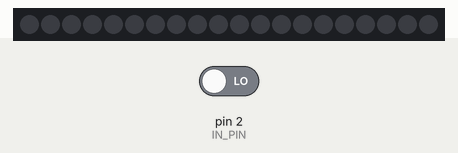
Simulated run of this sketch. Board: Arduino Uno, built with avr-gcc and run on an emulated ATmega328P. On the bench: 20 RGB LEDs in strip order, left to right. The inputs (shaded band) are chosen by the test bench; at power-on: pin 2 (IN_PIN) LOW. Dim RGB values are drawn brighter than linear; colours are those a GRB WS2812 strip shows for the declared byte order.

Above: at 3.2 s.
3.3 s: pin 2 (IN_PIN) driven HIGH
At 5.4 s:
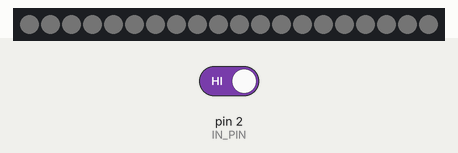
Timing chart, 0 to 6.9 s (numbered marks = the images above; inputs shaded):
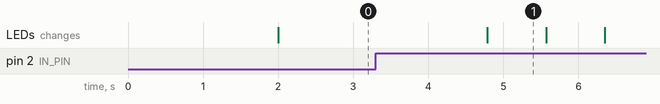

The sketch:

BirdLights.ino
```cpp
#include "FastLED.h"

#define NUM_LEDS 20
#define OUT_PIN 3
#define IN_PIN 2

#define BRIGHTNESS 0x80
#define FADE_TIME_MS 100000

CRGB leds[NUM_LEDS];
int state = 0;

void setup() {
  pinMode(IN_PIN, INPUT);

  // sanity check delay - allows reprogramming if accidently blowing power w/leds
  delay(2000);

  FastLED.addLeds<WS2812, OUT_PIN, RGB>(leds, NUM_LEDS);
  on();
  off();
}


void setBrightness(int brightness) {
  for (int i = 0; i < NUM_LEDS; i++) {
    leds[i] = CRGB(brightness, brightness, brightness);
  }
  FastLED.show();
}

void on() {
  setBrightness(BRIGHTNESS);
}

void off() {
  setBrightness(0);
}

void _fade(unsigned long fadeTimeMillis, bool up) {
  int steps = BRIGHTNESS;
  int stepTimeMillis = fadeTimeMillis / steps;
  for (int b = 0; b <= BRIGHTNESS; b += 1) {
    if (up) {
      setBrightness(b);
    } else {
      setBrightness(BRIGHTNESS - b);
    }
    delay(stepTimeMillis);
  }
}

void fadeUp(unsigned long fadeTimeMillis) {
  _fade(fadeTimeMillis, true);
}

void fadeDown(unsigned long fadeTimeMillis) {
  _fade(fadeTimeMillis, false);
}

void loop() {
  int newState = digitalRead(IN_PIN);

  if (newState != state) {
    if (newState) {
      //on();
      fadeUp(FADE_TIME_MS);
    } else {
      fadeDown(FADE_TIME_MS);
      //off();
    }
  }
  state = newState;
  delay(1000);
}
```

Measured:
- after the input at 3.3 s, the LEDs: change after 1.5 s (image 1)
